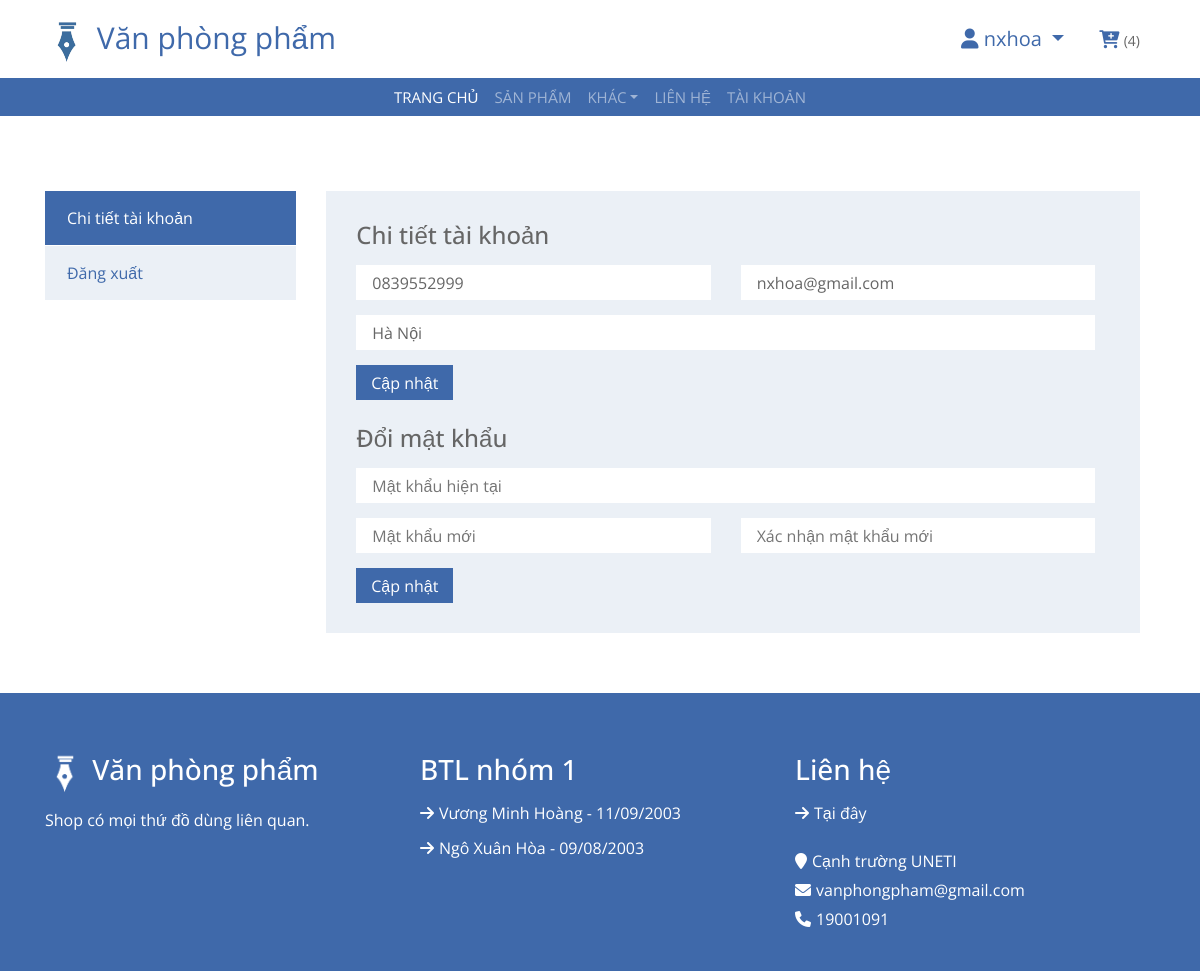
The app's page /tai-khoan (signed in) with its own data.
### tables this page shows
CREATE TABLE `customer` (
  `ID` int(11) NOT NULL,
  `CustomerName` varchar(255) NOT NULL,
  `Phone` varchar(15) NOT NULL,
  `Email` varchar(255) NOT NULL,
  `Address` varchar(255) NOT NULL,
  `UserID` int(11) NOT NULL
);

### core/View.php (called while the page is built, shortened)
<?php
class View
{
    public function render($view, $data = [], $layout = 'layouts/main')
    {
        if (file_exists(_DIR_ROOT . "/app/views/" . $view . ".php")) {
            require _DIR_ROOT . "/app/views/" . $view . ".php";
        } else {
            die("View không tồn tại: " . $view);
        }
        require _DIR_ROOT . "/app/views/$layout.php";
    }
}

### core/Controller.php (called while the page is built, shortened)
<?php
class Controller
{
    protected $view;
    public function __construct()
    {
        $this->view = new View();
    }
    public function view($view, $data = [], $layout = 'layouts/main')
    {
        $this->view->render($view, $data, $layout);
    }
    public function model($model)
    {
        if (file_exists(_DIR_ROOT . "/app/models/" . $model . ".php")) {
            return new $model();
        } else {
            die("Model không tồn tại: " . $model);
        }
    }
}

### app/controllers/UserController.php (called while the page is built, shortened)
<?php
class UserController extends Controller
{
    public function my_account()
    {
        $params = [];
        if (isset($_SESSION['user'])) {
            $userid =  $_SESSION['user']['ID'];
            $cartmodel = $this->model("Cart");
            $usermodel = $this->model('User');
            $totalcartitem = $cartmodel->CountCartItem($userid)[0]['totalcartitem'];
            $infouser = $usermodel->getInfoUserByIdSession($userid);
            $action = 'user/my-account';
            $params['infouser'] = $infouser;
        } else {
            $totalcartitem = 0;
            $action = 'user/login';
        }
        $params['totalcartitem'] = $totalcartitem;
        $params['breadcrumbs'] = $this->handelBreadCrumd();
        $this->view($action,  $params,  'layouts/_user');
    }
}

### index.php (called while the page is built, shortened)
<?php
$app = new App();

### core/Database.php (called while the page is built, shortened)
<?php
class Database
{
    private $connection;
    private function connect($host, $username, $password, $database, $port)
    {
        $this->connection = new mysqli($host, $username, $password, $database, $port);
    }
    public function selectOne($query)
    {
        $result = $this->connection->query($query);
        $row = $result->fetch_assoc();
        return $row ? $row : null;
    }
    public function select($query)
    {
        $result = $this->connection->query($query);
        $data = [];
        while ($row = $result->fetch_assoc()) {
            $data[] = $row;
        }
        return $data;
    }
}

### app/models/User.php (called while the page is built, shortened)
<?php
class User extends Model
{
    public function getInfoUserByIdSession()
    {
        if (isset($_SESSION['user'])) {
            $id = $_SESSION['user']['ID'];
            $query = "SELECT * FROM `customer` WHERE UserID = $id";
            return $this->selectOne($query);
        }
    }
}

### core/Model.php (called while the page is built, shortened)
<?php
require './core/Database.php';
class Model
{
    protected $db;
    public function __construct()
    {
        $this->db = new Database();
    }
    public function selectOne($query)
    {
        return $this->db->selectOne($query);
    }
    public function select($query)
    {
        return $this->db->select($query);
    }
}

### app/models/Cart.php (called while the page is built, shortened)
<?php
class Cart extends Model
{
    public function CountCartItem($customerid)
    {
        $query = "SELECT COUNT(*) as totalcartitem FROM Cart c
                    JOIN CartItem ci ON c.ID = ci.CartId
                    JOIN Product p
                    ON ci.ProductId = p.ID
                    WHERE c.CustomerId = $customerid";
        return $this->select($query);
    }
}

### app/views/user/my-account.php (the view)
<div class="my-account">
	<div class="container">
		<div class="row">
			<div class="col-3">
				<div class="nav flex-column nav-pills" role="tablist" aria-orientation="vertical">
					<a class="nav-link active" id="account-nav" data-toggle="pill" href="#account-tab" role="tab">Chi tiết tài khoản</a>
					<a class="nav-link" href="<?php echo _WEB_ROOT ?>/trang-chu?logout">Đăng xuất</a>
				</div>
			</div>
			<div class="col-9">
				<div class="tab-content">
					<div class="tab-pane fade show active" id="account-tab" role="tabpanel" aria-labelledby="account-nav">
						<h4>Chi tiết tài khoản</h4>
						<div class="row">
							<div class="col-6">
								<input type="text" name="phone" id="phone" required placeholder="Số điện thoại" value="<?php echo $infouser['Phone'] ?>">
							</div>
							<div class="col-6">
								<input type="text" name="email" id="email" required placeholder="Email" value="<?php echo $infouser['Email'] ?>">
							</div>
							<div class="col-12">
								<input type="text" name="address" id="address" required placeholder="Địa chỉ" value="<?php echo $infouser['Address'] ?>">
							</div>
							<div class="col-12">
								<button id="btn_Update_Info">Cập nhật</button>
								<br><br>
							</div>
						</div>
						<h4>Đổi mật khẩu</h4>
						<div class="row">
							<div class="col-12">
								<input type="password" name="curent_password" id="curent_password" required placeholder="Mật khẩu hiện tại">
							</div>
							<div class="col-6">
								<input type="text" name="new_password" autocomplete="off" id="new_password" required placeholder="Mật khẩu mới">
							</div>
							<div class="col-6">
								<input type="text" name="confirm_password" autocomplete="off" id="confirm_password" required placeholder="Xác nhận mật khẩu mới">
							</div>
							<div class="col-12">
								<button type="submit" id="btn_Update_Password">Cập nhật</button>
							</div>
						</div>
					</div>
				</div>
			</div>
		</div>
	</div>
</div>

### app/views/layouts/header.php (shortened to what this page needs)
<header class="top-header">
	<div class="container">
		<div class="row align-items-center">
			<div class="col-md-6">
				<div class="logo">
					<a href="<?php echo _WEB_ROOT ?>/trang-chu" style="font-size: 30px;">
						<img src="<?php echo _WEB_ROOT ?>/public/img/logo.png" width="44" height="44"> Văn phòng phẩm</a>
				</div>
			</div>
			<div class="col-md-6">
				<div class="user">
					<?php
					if (isset($_SESSION['username'])) {
						$user = $_SESSION['user'];
					?>
						<div class="dropdown">
							<a class="dropdown-toggle" href="#" role="button" id="dropdownMenuLink" data-toggle="dropdown" aria-haspopup="true" aria-expanded="false" style="margin-right: 1rem; font-size: 20px;">
								<i class='fa fa-user'></i> <?php echo $user['CustomerName']; ?>
							</a>
						</div>
					<?php
					} else {
					?>
						<a style="margin-right: 1rem;" href="<?php echo _WEB_ROOT ?>/dang-nhap">Đăng nhập</a>
					<?php
					}
					?>
					<a class="cart" href="<?php echo _WEB_ROOT ?>/gio-hang">
						<i class="fa fa-cart-plus"></i>
						<span class="number_cart"><?php if (isset($_SESSION['username'])) {
														echo  "($totalcartitem)";
													} ?></span>
					</a>
				</div>
			</div>
		</div>
	</div>
</header>
<div class="header">
	<div class="container">
		<nav class="navbar navbar-expand-md bg-dark navbar-dark">
			<div class="collapse navbar-collapse justify-content-between" id="navbarCollapse">
				<div class="navbar-nav m-auto">
					<a href="<?php echo _WEB_ROOT ?>/trang-chu" class="nav-item nav-link active">trang chủ</a>
					<a href="<?php echo _WEB_ROOT ?>/danh-sach-san-pham" class="nav-item nav-link">sản phẩm</a>
					<div class="nav-item dropdown">
						<a href="#" class="nav-link dropdown-toggle" data-toggle="dropdown" aria-expanded="false">Khác</a>
					</div>
					<a href="<?php echo _WEB_ROOT ?>/lien-he" class="nav-item nav-link">Liên hệ</a>
					<a href="<?php echo _WEB_ROOT ?>/tai-khoan" class="nav-item nav-link">Tài khoản</a>
				</div>
			</div>
		</nav>
	</div>
</div>

### public/css/style.css (style rules this page uses)
body { color: #666666; font-family: "Open Sans", sans-serif; font-weight: 400; background: #ffffff; }
a { color: #3f69aa; transition: 0.5s; }
h1, h2, h3, h4, h5, h6 { color: #666666; margin: 0 0 15px 0; padding: 0; }
.top-header { padding: 15px 0; background: #ffffff; }
.top-header .logo { text-align: left; overflow: hidden; }
.top-header .logo a img { max-height: 60px; }
.top-header .user { width: 100%; text-align: right; }
.top-header .user .dropdown { display: inline-block; margin-right: 15px; }
.top-header .user .cart { display: inline-block; }
.top-header .user .cart i { color: #3f69aa; font-size: 18px; }
.top-header .user .cart span { color: #666666; font-size: 14px; }
@media (min-width: 768px) { .top-header { max-height: 90px; } }
.header { position: relative; }
.header .navbar { height: 100%; padding: 0; }
.header, .header .navbar { background: #3f69aa !important; }
.header a.nav-link { padding: 8px 15px; font-size: 15px; text-transform: uppercase; }
.my-account { position: relative; padding: 60px 0; }
.my-account .nav.nav-pills .nav-link { padding: 15px 22px; color: #3f69aa; font-weight: 400; background: rgba(63, 105, 170, 0.1); border-radius: 0; border-bottom: 1px solid #ffffff; }
.my-account .nav.nav-pills .nav-link:hover, .my-account .nav.nav-pills .nav-link.active { color: #ffffff; background: #3f69aa; }
.my-account .tab-content { padding: 30px; background: rgba(63, 105, 170, 0.1); }
.my-account .tab-content button { height: 35px; padding: 2px 15px; text-align: center; color: #ffffff; background: #3f69aa; border: none; }
.my-account .tab-content input { width: 100%; height: 35px; padding: 0 15px; color: #666666; background: #ffffff; border: 1px solid #ffffff; margin-bottom: 15px; }
.row { margin-right: 0; }

### records on screen
customer: CustomerName "nxhoa", phone "0839552999", email "nxhoa@gmail.com", address "Hà Nội"

### other values on screen
$totalcartitem "4"
